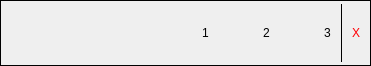
<?xml version="1.0" encoding="UTF-8"?>
<ui version="4.0">
 <class>Dialog</class>
 <widget class="QDialog" name="Dialog">
  <property name="geometry">
   <rect>
    <x>0</x>
    <y>0</y>
    <width>371</width>
    <height>66</height>
   </rect>
  </property>
  <property name="windowTitle">
   <string>Dialog</string>
  </property>
  <layout class="QHBoxLayout" name="horizontalLayout">
   <property name="spacing">
    <number>0</number>
   </property>
   <property name="margin">
    <number>0</number>
   </property>
   <item>
    <widget class="QFrame" name="item_aov_frame">
     <property name="styleSheet">
      <string notr="true"/>
     </property>
     <property name="frameShape">
      <enum>QFrame::Box</enum>
     </property>
     <property name="frameShadow">
      <enum>QFrame::Plain</enum>
     </property>
     <property name="lineWidth">
      <number>1</number>
     </property>
     <property name="midLineWidth">
      <number>1</number>
     </property>
     <layout class="QHBoxLayout" name="horizontalLayout_2">
      <property name="spacing">
       <number>2</number>
      </property>
      <property name="margin">
       <number>3</number>
      </property>
      <item>
       <widget class="QLabel" name="aov_name_label">
        <property name="styleSheet">
         <string notr="true">font: 75 9pt &quot;Consolas&quot;;
color: rgb(230, 230, 0);
color: rgb(70, 206, 255);</string>
        </property>
        <property name="text">
         <string/>
        </property>
       </widget>
      </item>
      <item>
       <spacer name="horizontalSpacer">
        <property name="orientation">
         <enum>Qt::Horizontal</enum>
        </property>
        <property name="sizeType">
         <enum>QSizePolicy::Preferred</enum>
        </property>
        <property name="sizeHint" stdset="0">
         <size>
          <width>90</width>
          <height>18</height>
         </size>
        </property>
       </spacer>
      </item>
      <item>
       <spacer name="horizontalSpacer_4">
        <property name="orientation">
         <enum>Qt::Horizontal</enum>
        </property>
        <property name="sizeHint" stdset="0">
         <size>
          <width>40</width>
          <height>20</height>
         </size>
        </property>
       </spacer>
      </item>
      <item>
       <layout class="QHBoxLayout" name="ID_btn_lay">
        <property name="spacing">
         <number>0</number>
        </property>
        <item>
         <widget class="QToolButton" name="ID_Red_btn">
          <property name="styleSheet">
           <string notr="true">font: 75 9pt &quot;Consolas&quot;;</string>
          </property>
          <property name="text">
           <string>1</string>
          </property>
          <property name="autoRaise">
           <bool>true</bool>
          </property>
         </widget>
        </item>
        <item>
         <spacer name="horizontalSpacer_2">
          <property name="orientation">
           <enum>Qt::Horizontal</enum>
          </property>
          <property name="sizeHint" stdset="0">
           <size>
            <width>40</width>
            <height>20</height>
           </size>
          </property>
         </spacer>
        </item>
        <item>
         <widget class="QToolButton" name="ID_Green_btn_">
          <property name="styleSheet">
           <string notr="true">font: 75 9pt &quot;Consolas&quot;;</string>
          </property>
          <property name="text">
           <string>2</string>
          </property>
          <property name="autoRaise">
           <bool>true</bool>
          </property>
         </widget>
        </item>
        <item>
         <spacer name="horizontalSpacer_3">
          <property name="orientation">
           <enum>Qt::Horizontal</enum>
          </property>
          <property name="sizeHint" stdset="0">
           <size>
            <width>40</width>
            <height>20</height>
           </size>
          </property>
         </spacer>
        </item>
        <item>
         <widget class="QToolButton" name="ID_Blue_btn">
          <property name="styleSheet">
           <string notr="true">font: 75 9pt &quot;Consolas&quot;;</string>
          </property>
          <property name="text">
           <string>3</string>
          </property>
          <property name="autoRaise">
           <bool>true</bool>
          </property>
         </widget>
        </item>
       </layout>
      </item>
      <item>
       <widget class="Line" name="line">
        <property name="frameShadow">
         <enum>QFrame::Plain</enum>
        </property>
        <property name="lineWidth">
         <number>1</number>
        </property>
        <property name="midLineWidth">
         <number>0</number>
        </property>
        <property name="orientation">
         <enum>Qt::Vertical</enum>
        </property>
       </widget>
      </item>
      <item>
       <widget class="QToolButton" name="delete_btn">
        <property name="styleSheet">
         <string notr="true">color: rgb(255, 0, 4);</string>
        </property>
        <property name="text">
         <string>X</string>
        </property>
        <property name="autoRaise">
         <bool>true</bool>
        </property>
       </widget>
      </item>
     </layout>
    </widget>
   </item>
  </layout>
 </widget>
 <resources/>
 <connections/>
</ui>
